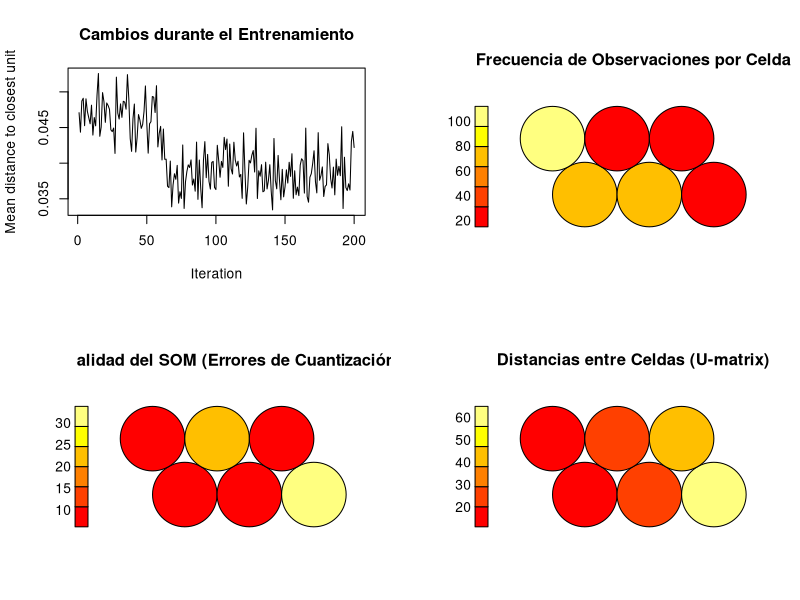

Here is the R script that generated this plot: (Note: this script raises an error after producing the figure.)
# Instalar y cargar paquetes necesarios
required_packages <- c("data.table", "kohonen", "ggplot2", "reshape2")
for (package in required_packages) {
  if (!require(package, character.only = TRUE)) {
    install.packages(package, dependencies = TRUE)
  }
}
lapply(required_packages, library, character.only = TRUE)

# Configurar la semilla para reproducibilidad
seed_value <- 805408
set.seed(seed_value)

# Configurar el directorio de trabajo y cargar el conjunto de datos
setwd("C:/Users/Javier/Desktop/PBA 2022/10 Tesis/Tesis_UM_Hermes_Javier_LOPEZ/Data")
import.data <- fread("indicadores_financieros_1.csv", data.table = FALSE, check.names = TRUE)

# Mostrar la cantidad total de registros en el conjunto de datos original
cat("Cantidad total de registros en el conjunto de datos (antes de eliminar NA):", nrow(import.data), "\n")

# Seleccionar y convertir columnas de interés a numéricas
cols_to_scale <- c("ROA", "ROE", "Apalancamiento_Global", "Deterioros_Vencidos", "Cobertura_Morosidad", 
                   "Tasa_Morosidad", "Credito_Activo", "Deterioro_Credito", "Ratio_Eficiencia", 
                   "Intereses_C_Vigente", "Comisiones_C_Vigente", "Comisiones_perd_C_Vigente", 
                   "Incobrables_C_Vigente", "Gastos_C_Vigente", "GPersonal_C_Vigente", 
                   "Ctos_Ints_C_Vigente", "Resultados_C_Vigente", "Incob_C_Bruta", "Incob_C_Ints", 
                   "Ingr_C_Bruta")

# Convertir a numéricas solo las columnas relevantes y eliminar filas con NA en esas columnas
import.data[cols_to_scale] <- lapply(import.data[cols_to_scale], function(x) as.numeric(as.character(x)))
data_clean <- import.data[complete.cases(import.data[, cols_to_scale]), ]

# Mostrar la cantidad de registros después de eliminar NAs
cat("Cantidad de registros después de eliminar NAs:", nrow(data_clean), "\n")

# Normalizar solo las columnas seleccionadas
data_clean[cols_to_scale] <- scale(data_clean[cols_to_scale])

# Convertir a matriz para el SOM
data_matrix <- as.matrix(data_clean[, cols_to_scale])

# Inicializar y entrenar el SOM en una grilla de 3x2 (hexagonal)
som_grid <- kohonen::somgrid(3, 2, "hexagonal")
trained_som <- kohonen::som(
  data_matrix,
  grid = som_grid,
  maxNA.fraction = 0.25,
  rlen = 200,
  alpha = c(0.05, 0.01),
  radius = c(2, -1.33),  # Parámetros ajustados
  dist.fcts = "sumofsquares"
)

# Cálculo de estadísticos de calidad
# Error de cuantización: promedio de las distancias entre los datos y sus unidades asignadas
quantization_error <- mean(trained_som$distances)
cat("Quantization Error:", quantization_error, "\n")

# Varianza explicada usando la reducción de la varianza residual
total_variance <- sum(apply(data_matrix, 2, var))
residual_variance <- mean(rowSums((data_matrix - trained_som$codes[[1]][trained_som$unit.classif, ])^2))
explained_variance <- (1 - residual_variance / total_variance) * 100
cat("Explained Variance (%):", explained_variance, "\n")

# Error topográfico: proporción de muestras que no están asignadas a una celda adyacente
topographic_error <- mean(trained_som$unit.distances > 1, na.rm = TRUE)
cat("Topographic Error:", topographic_error, "\n")

# Establecer Topographic Error a 0 si es NaN
if (is.nan(topographic_error)) {
  topographic_error <- 0
}
cat("Topographic Error (adjusted):", topographic_error, "\n")


# Error de Kaski-Lagus: relación entre las distancias en el SOM y las distancias en los datos originales
kaski_lagus_error <- mean(trained_som$distances / sqrt(rowSums((data_matrix - trained_som$codes[[1]][trained_som$unit.classif, ])^2)))
cat("Kaski-Lagus Error:", kaski_lagus_error, "\n")

# Crear un dataframe para guardar los estadísticos de calidad
quality_measures_df <- data.frame(
  Metric = c("Quantization Error", "Explained Variance (%)", "Topographic Error", "Kaski-Lagus Error"),
  Value = c(quantization_error, explained_variance, topographic_error, kaski_lagus_error)
)

# Guardar los estadísticos de calidad en un archivo CSV
write.csv(quality_measures_df, "estadisticos_calidad_som.csv", row.names = FALSE)
cat("Los estadísticos de calidad del SOM se han guardado en 'estadisticos_calidad_som.csv'.\n")

# Visualización de la distribución de observaciones por celda
par(mfrow = c(2, 2))
plot(trained_som, type = "changes", main = "Cambios durante el Entrenamiento")
plot(trained_som, type = "count", main = "Frecuencia de Observaciones por Celda")
plot(trained_som, type = "quality", main = "Calidad del SOM (Errores de Cuantización)")
plot(trained_som, type = "dist.neighbours", main = "Distancias entre Celdas (U-matrix)")
par(mfrow = c(1, 1))

# Extraer y mostrar la frecuencia de observaciones por celda
freq_observations <- table(trained_som$unit.classif)
freq_observations_df <- as.data.frame(freq_observations)
colnames(freq_observations_df) <- c("Cell", "Observations")
print("Frecuencia de Observaciones por Celda:")
print(freq_observations_df)

# Guardar la frecuencia de observaciones por celda en un archivo CSV
write.csv(freq_observations_df, "frecuencia_observaciones.csv", row.names = FALSE)

# Clustering jerárquico para definir superceldas
distances <- dist(trained_som$codes[[1]], method = "euclidean")
hclust_results <- hclust(distances, method = "ward.D2")
superclasses <- cutree(hclust_results, k = 3)  # Configurar el número de superceldas si es necesario

# Añadir las celdas asignadas a cada observación y la superclase correspondiente
data_clean$SOM.cell <- trained_som$unit.classif
data_clean$Superclass <- superclasses[trained_som$unit.classif]

# Guardar los resultados en un archivo CSV
write.csv(data_clean, "modelo_som_resultados.csv", row.names = FALSE)
cat("Los resultados del modelo SOM, incluyendo celdas y superclases, se han guardado en 'modelo_som_resultados.csv'.\n")



# Visualizar los errores de cuantización para cada combinación de filas y columnas
ggplot(results, aes(x = interaction(rows, columns), y = quant_error)) +
  geom_bar(stat = "identity") +
  labs(x = "Combinación de Filas y Columnas", y = "Error de Cuantización", 
       title = "Errores de Cuantización para Diferentes Combinaciones de Filas y Columnas") +
  theme_minimal() +
  theme(axis.text.x = element_text(angle = 90, hjust = 1))




# Mapa por cada una de las variables
# Establecer la semilla para reproducibilidad
set.seed(805408)

# Número de variables a analizar individualmente
variables <- cols_to_scale

# Configuración del layout: 4 columnas y filas necesarias para acomodar todas las variables
num_columns <- 4
num_rows <- ceiling(length(variables) / num_columns)
par(mfrow = c(num_rows, num_columns))  # Configura el layout de gráficos

# Generar un SOM para cada variable y visualizarla
for (variable in variables) {
  # Extraer los datos de la variable actual y convertir a matriz
  variable_data <- as.matrix(data_clean[, variable, drop = FALSE])
  
  # Entrenar el SOM en una grilla 3x2 para esta variable
  som_model <- kohonen::som(
    variable_data,
    grid = kohonen::somgrid(3, 2, "hexagonal"),
    maxNA.fraction = 0.25,
    rlen = 200,
    alpha = c(0.05, 0.01),
    radius = c(2, -1.33),
    dist.fcts = "sumofsquares"
  )
  
  # Graficar el SOM de la variable
  plot(som_model, type = "property", property = variable_data, main = paste("Mapa de", variable))
}

# Volver al layout de gráficos normal
par(mfrow = c(1, 1))
